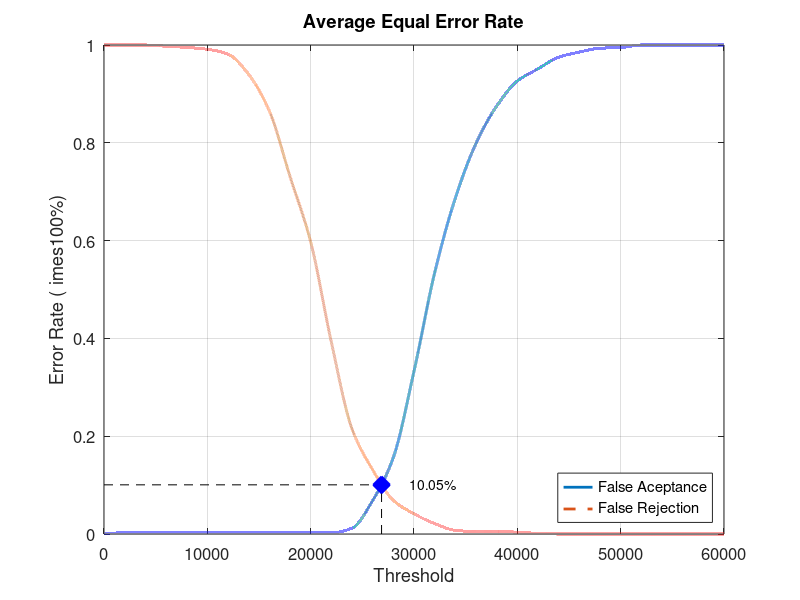
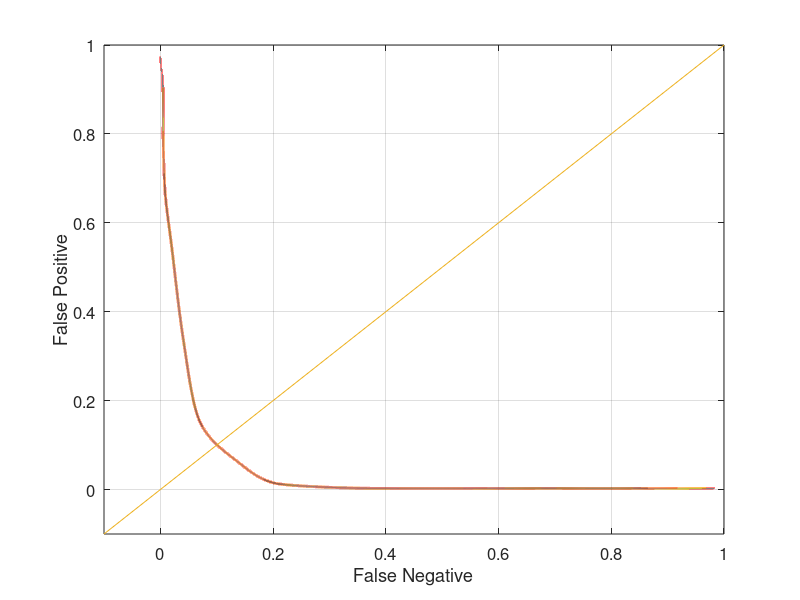

The MATLAB script that drew these images, in order:
close all;
clear;
clc;
x = 0:2000:60000;
xq = 0:0.5:60000;

y0 = [0 0.00263158 0.00263158 0.00263158 0.00263158 0.00263158 0.00263158 0.00263158 0.00263158 0.00263158 0.00263158 0.00263158 0.0118421 0.0684211 0.156579 0.332895 0.534211 0.686842 0.798684 0.875 0.926316 0.951316 0.975 0.985526 0.993421 0.994737 1 1 1 1 1]
yy0 = interp1(x, y0, xq, 'pchip');
y1 = [1 1 1 0.9975 0.995 0.99125 0.98125 0.94 0.865 0.73125 0.5975 0.3925 0.215 0.13125 0.06875 0.04125 0.02125 0.0075 0.005 0.005 0.00375 0.00125 0 0 0 0 0 0 0 0 0]
yy1 = interp1(x, y1, xq, 'pchip');

% Calculating EER: 
y2 = abs(y0 - y1);
find(y2 == min(y2))
yy2 = abs(yy0 - yy1);
xEER = find(yy2 == min(yy2));
xEERIndex = xq(xEER) % X-axis EER
yEER = yy0(xEER) % Y-axis EER

main = figure
plot(xq, yy0,'-','LineWidth', 2);	hold on
plot(xq, yy1,'--','LineWidth', 2);	hold on
plot([xEERIndex xEERIndex], [0 yEER], 'k--');	hold on
plot([0 xEERIndex], [yEER yEER], 'k--');	hold on
plot(xEERIndex, yEER, 'bx', 'LineWidth', 10);	hold on
text(xEERIndex + 10 * xEERIndex / 100, yEER, [num2str(round((10000 * yEER)) / 100) '%'])
legend('False Aceptance', 'False Rejection', 'Location', 'SouthEast')
xlabel('Threshold')
ylabel('Error Rate (	imes100%)')
title('Average Equal Error Rate')
set(gca, 'FontSize', 12)
axis([0 60000 0 1])
grid on

print(main, 'Experiment2AverageMain', '-dpng');
FNRxFPR = figure('Color', [1 1 1]);
plot(yy1, yy0, '-', yy1, yy0, 'LineWidth', 2);
hold on
y = -0.1:0.1:1
plot(y, y); 
set(gca, 'FontSize', 12)
xlabel('False Negative')
ylabel('False Positive')
axis([-0.1 1 -0.1 1])
set(gca, 'FontSize', 12)
grid on

print(FNRxFPR, 'Experiment2AverageFNRxFPR','-dpng');
